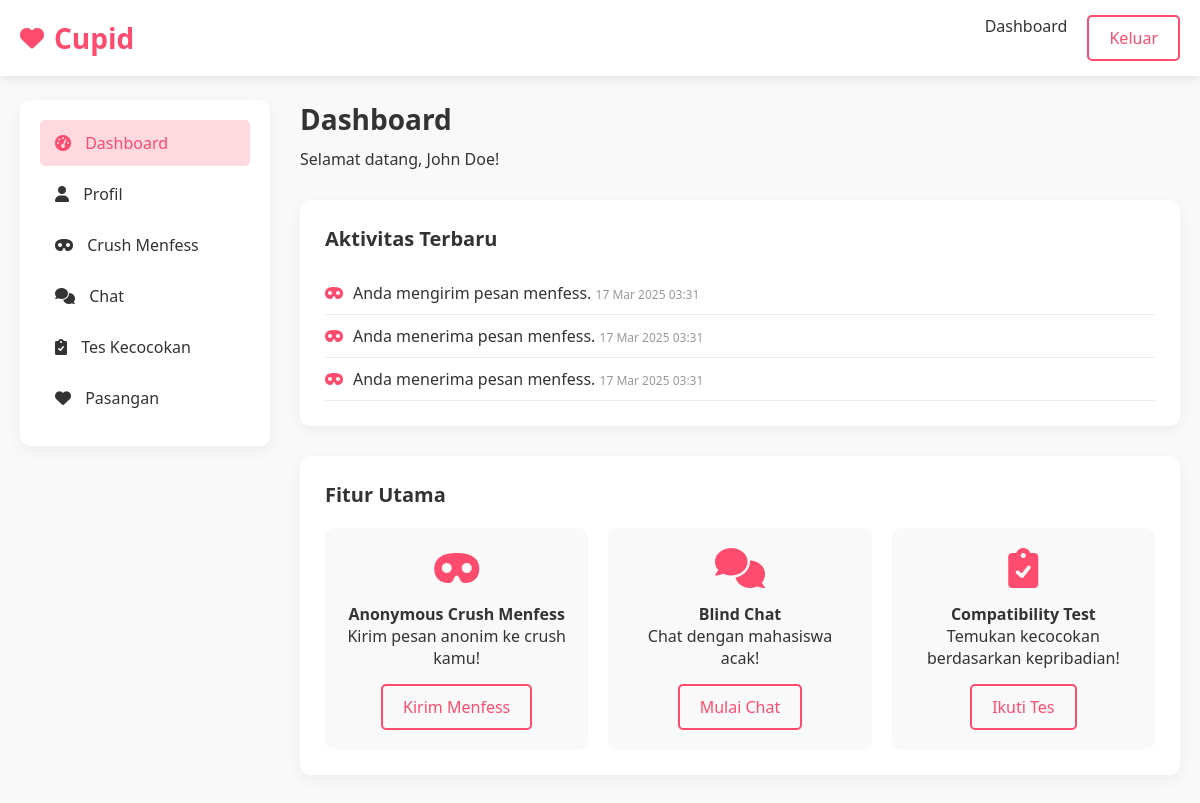
/dashboard.php (signed in), run on the app's committed database.
### tables this page shows
CREATE TABLE IF NOT EXISTS users (
    id INT AUTO_INCREMENT PRIMARY KEY,
    name VARCHAR(100) NOT NULL,
    email VARCHAR(100) NOT NULL UNIQUE,
    password VARCHAR(255) NOT NULL,
    created_at TIMESTAMP DEFAULT CURRENT_TIMESTAMP,
    updated_at TIMESTAMP DEFAULT CURRENT_TIMESTAMP ON UPDATE CURRENT_TIMESTAMP
);

CREATE TABLE IF NOT EXISTS menfess (
    id INT AUTO_INCREMENT PRIMARY KEY,
    sender_id INT NOT NULL,
    receiver_id INT NOT NULL,
    message TEXT NOT NULL,
    is_anonymous BOOLEAN DEFAULT TRUE,
    is_revealed BOOLEAN DEFAULT FALSE,
    created_at TIMESTAMP DEFAULT CURRENT_TIMESTAMP,
    FOREIGN KEY (sender_id) REFERENCES users(id) ON DELETE CASCADE,
    FOREIGN KEY (receiver_id) REFERENCES users(id) ON DELETE CASCADE
);

### dashboard.php (the view, shortened to what this page needs)
<?php
require_once 'config.php';
$user_id = $_SESSION['user_id'];
$sql = "SELECT * FROM users WHERE id = ?";
$stmt = $conn->prepare($sql);
$stmt->bind_param("i", $user_id);
$stmt->execute();
$result = $stmt->get_result();
$user = $result->fetch_assoc();
$menfess_sql = "SELECT m.*,
                CASE WHEN m.sender_id = ? THEN 'sent' ELSE 'received' END as type,
                CASE
                    WHEN (SELECT COUNT(*) FROM menfess_likes WHERE user_id = ? AND menfess_id = m.id) > 0
                    THEN 1 ELSE 0
                END as liked
                FROM menfess m
                WHERE m.receiver_id = ? OR m.sender_id = ?
                ORDER BY m.created_at DESC";
$menfess_stmt = $conn->prepare($menfess_sql);
$menfess_stmt->bind_param("iiii", $user_id, $user_id, $user_id, $user_id);
$menfess_stmt->execute();
$menfess_result = $menfess_stmt->get_result();
$menfess_messages = [];
while ($row = $menfess_result->fetch_assoc()) {
    $menfess_messages[] = $row;
}
$chat_sessions = [];
$page = isset($_GET['page']) ? $_GET['page'] : 'dashboard';
?>
<!DOCTYPE html>
<html lang="id">
<head>
    <link href="https://cdnjs.cloudflare.com/ajax/libs/font-awesome/6.0.0-beta3/css/all.min.css" rel="stylesheet">
</head>
<body>
    <header>
        <div class="container">
            <div class="header-content">
                <a href="index.php" class="logo">
                    <i class="fas fa-heart"></i> Cupid
                </a>
                <nav>
                    <ul>
                        <li><a href="dashboard.php">Dashboard</a></li>
                        <li>
                            <a href="logout.php" class="btn btn-outline">Keluar</a>
                        </li>
                    </ul>
                </nav>
            </div>
        </div>
    </header>
    <section class="dashboard">
        <div class="container">
            <div class="dashboard-container">
                <div class="sidebar">
                    <ul class="sidebar-menu">
                        <li>
                            <a href="?page=dashboard" class="<?php echo $page === 'dashboard' ? 'active' : ''; ?>">
                                <i class="fas fa-tachometer-alt"></i> Dashboard
                            </a>
                        </li>
                        <li>
                            <a href="?page=profile" class="<?php echo $page === 'profile' ? 'active' : ''; ?>">
                                <i class="fas fa-user"></i> Profil
                            </a>
                        </li>
                        <li>
                            <a href="?page=menfess" class="<?php echo $page === 'menfess' ? 'active' : ''; ?>">
                                <i class="fas fa-mask"></i> Crush Menfess
                            </a>
                        </li>
                        <li>
                            <a href="?page=chat" class="<?php echo $page === 'chat' ? 'active' : ''; ?>">
                                <i class="fas fa-comments"></i> Chat
                            </a>
                        </li>
                        <li>
                            <a href="?page=compatibility" class="<?php echo $page === 'compatibility' ? 'active' : ''; ?>">
                                <i class="fas fa-clipboard-check"></i> Tes Kecocokan
                            </a>
                        </li>
                        <li>
                            <a href="?page=matches" class="<?php echo $page === 'matches' ? 'active' : ''; ?>">
                                <i class="fas fa-heart"></i> Pasangan
                            </a>
                        </li>
                    </ul>
                </div>
                <div class="main-content">
                    <?php if ($page === 'dashboard'): ?>
                        <div class="dashboard-header">
                            <h2>Dashboard</h2>
                            <p>Selamat datang, <?php echo htmlspecialchars($user['name']); ?>!</p>
                        </div>
                        <div class="card">
                            <div class="card-header">
                                <h3>Aktivitas Terbaru</h3>
                            </div>
                            <div class="recent-activity">
                                <?php if (empty($menfess_messages) && empty($chat_sessions)): ?>
                                    <p>Belum ada aktivitas baru.</p>
                                <?php else: ?>
                                    <ul style="list-style: none; padding: 0;">
                                        <?php
                                        foreach ($menfess_messages as $message) {
                                            $type = $message['type'] === 'sent' ? 'mengirim' : 'menerima';
                                            echo '<li style="padding: 10px 0; border-bottom: 1px solid #eee;">';
                                            echo '<i class="fas fa-mask" style="margin-right: 10px; color: var(--primary);"></i>';
                                            echo 'Anda ' . $type . ' pesan menfess. ';
                                            echo '<span style="color: #999; font-size: 12px;">' . date('d M Y H:i', strtotime($message['created_at'])) . '</span>';
                                            echo '</li>';
                                        }
                                        ?>
                                    </ul>
                                <?php endif; ?>
                            </div>
                        </div>
                        <div class="card">
                            <div class="card-header">
                                <h3>Fitur Utama</h3>
                            </div>
                            <div class="features-grid" style="display: grid; grid-template-columns: repeat(auto-fit, minmax(250px, 1fr)); gap: 20px; margin-top: 20px;">
                                <div class="feature-box" style="text-align: center; padding: 20px; background-color: #f9f9f9; border-radius: 10px;">
                                    <i class="fas fa-mask" style="font-size: 40px; color: var(--primary); margin-bottom: 15px;"></i>
                                    <h4>Anonymous Crush Menfess</h4>
                                    <p style="margin-bottom: 15px;">Kirim pesan anonim ke crush kamu!</p>
                                    <a href="?page=menfess" class="btn btn-outline">Kirim Menfess</a>
                                </div>
                                <div class="feature-box" style="text-align: center; padding: 20px; background-color: #f9f9f9; border-radius: 10px;">
                                    <i class="fas fa-comments" style="font-size: 40px; color: var(--primary); margin-bottom: 15px;"></i>
                                    <h4>Blind Chat</h4>
                                    <p style="margin-bottom: 15px;">Chat dengan mahasiswa acak!</p>
                                    <a href="?page=chat" class="btn btn-outline">Mulai Chat</a>
                                </div>
                                <div class="feature-box" style="text-align: center; padding: 20px; background-color: #f9f9f9; border-radius: 10px;">
                                    <i class="fas fa-clipboard-check" style="font-size: 40px; color: var(--primary); margin-bottom: 15px;"></i>
                                    <h4>Compatibility Test</h4>
                                    <p style="margin-bottom: 15px;">Temukan kecocokan berdasarkan kepribadian!</p>
                                    <a href="?page=compatibility" class="btn btn-outline">Ikuti Tes</a>
                                </div>
                            </div>
                        </div>
                    <?php endif; ?>
                </div>
            </div>
        </div>
    </section>
</body>
</html>

### dashboard.php (style rules this page uses)
:root { --primary: #ff4b6e; --secondary: #ffd9e0; --dark: #333333; --light: #ffffff; --accent: #ff8fa3; }
* { margin: 0; padding: 0; box-sizing: border-box; font-family: 'Segoe UI', Tahoma, Geneva, Verdana, sans-serif; }
body { background-color: #f9f9f9; color: var(--dark); }
.container { width: 100%; max-width: 1200px; margin: 0 auto; padding: 0 20px; }
header { background-color: var(--light); box-shadow: 0 2px 10px rgba(0, 0, 0, 0.1); position: fixed; width: 100%; top: 0; z-index: 100; }
.header-content { display: flex; justify-content: space-between; align-items: center; padding: 15px 0; }
.logo { font-size: 28px; font-weight: bold; color: var(--primary); text-decoration: none; display: flex; align-items: center; }
.logo i { margin-right: 10px; font-size: 24px; }
nav ul { display: flex; list-style: none; }
nav ul li { margin-left: 20px; }
nav ul li a { text-decoration: none; color: var(--dark); font-weight: 500; transition: color 0.3s; }
.btn { display: inline-block; padding: 10px 20px; background-color: var(--primary); color: var(--light); border: none; border-radius: 5px; cursor: pointer; text-decoration: none; font-weight: 500; transition: background-color 0.3s; }
.btn-outline { background-color: transparent; border: 2px solid var(--primary); color: var(--primary); }
.dashboard { padding-top: 100px; min-height: 100vh; background-color: #f9f9f9; }
.dashboard-container { display: grid; grid-template-columns: 250px 1fr; gap: 30px; }
.sidebar { background-color: var(--light); border-radius: 10px; padding: 20px; box-shadow: 0 5px 15px rgba(0, 0, 0, 0.05); height: fit-content; position: sticky; top: 100px; }
.sidebar-menu { list-style: none; }
.sidebar-menu li { margin-bottom: 5px; }
.sidebar-menu a { display: block; padding: 12px 15px; color: var(--dark); text-decoration: none; border-radius: 5px; transition: background-color 0.3s; }
.sidebar-menu a:hover, .sidebar-menu a.active { background-color: var(--secondary); color: var(--primary); }
.sidebar-menu i { margin-right: 10px; }
.main-content { padding-bottom: 50px; }
.dashboard-header { margin-bottom: 30px; }
.dashboard-header h2 { font-size: 28px; margin-bottom: 10px; }
.card { background-color: var(--light); border-radius: 10px; padding: 25px; box-shadow: 0 5px 15px rgba(0, 0, 0, 0.05); margin-bottom: 30px; }
.card-header { margin-bottom: 20px; }
.card-header h3 { font-size: 20px; }

### data on the page
users: name "John Doe"
menfess: type "mengirim", created_at "17 Mar 2025 03:31"
menfess: type "menerima", created_at "17 Mar 2025 03:31"
menfess: type "menerima", created_at "17 Mar 2025 03:31"
